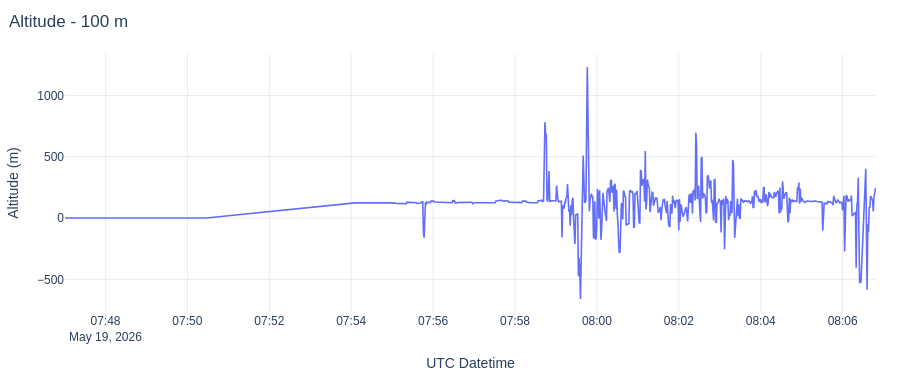

The notebook cell saved with this chart:
### Code cell
fig = go.Figure()
fig.add_trace(line_trace(df_q40, "ts", "alt", "Q40"))

fig.update_yaxes(title_text="Altitude (m)")
style_plot(fig, "Altitude - 100 m", height=380)
fig.show(config=plot_config)

### Figure 1 — Plotly figure (JSON) as saved in the notebook; plotly's stock layout.template omitted (floating-point values rounded to 4 significant figures; data arrays with more than 128 entries replaced by an {"elided": "..."} marker saying what was removed)
{"data": [{"hovertemplate": "%{fullData.name}<br>x: %{x|%Y-%m-%d %H:%M:%S}<br>y: %{y:.8g}<extra></extra>", "line": {"width": 1.6}, "mode": "lines", "name": "Q40", "type": "scatter", "x": {"elided": "951 str values"}, "y": {"elided": "951 float values"}}], "layout": {"font": {"family": "Arial, sans-serif", "size": 12}, "height": 380, "hovermode": "x unified", "legend": {"orientation": "h", "x": 1, "xanchor": "right", "y": 1.02, "yanchor": "bottom"}, "margin": {"b": 48, "l": 64, "r": 24, "t": 54}, "title": {"text": "Altitude - 100 m", "x": 0.01, "xanchor": "left"}, "xaxis": {"gridcolor": "rgba(0,0,0,0.08)", "showgrid": true, "showspikes": true, "spikecolor": "rgba(0,0,0,0.45)", "spikemode": "across", "spikesnap": "cursor", "spikethickness": 1, "title": {"text": "UTC Datetime"}}, "yaxis": {"gridcolor": "rgba(0,0,0,0.08)", "showgrid": true, "showspikes": true, "spikecolor": "rgba(0,0,0,0.45)", "spikemode": "across", "spikesnap": "cursor", "spikethickness": 1, "title": {"text": "Altitude (m)"}, "zeroline": false}}}
